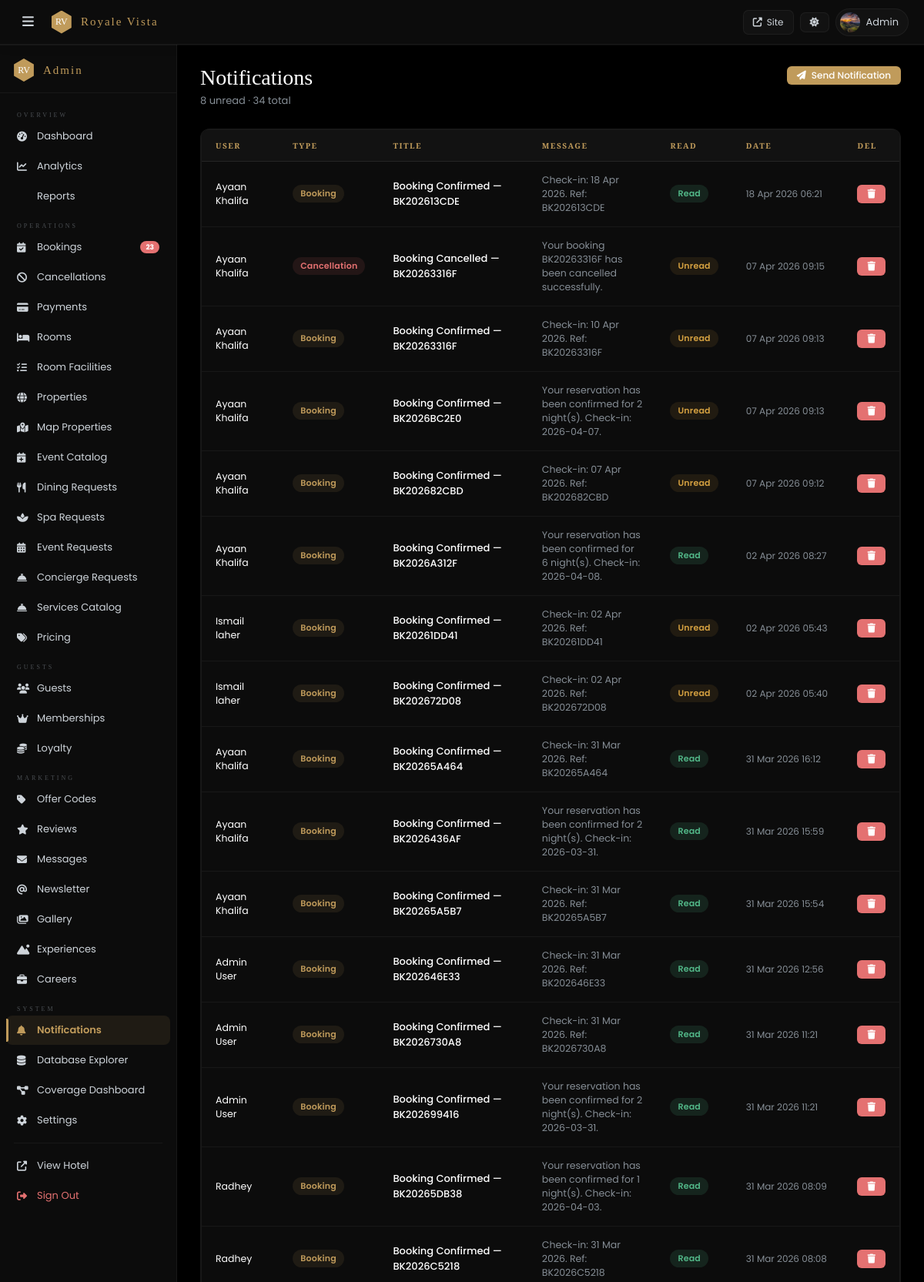
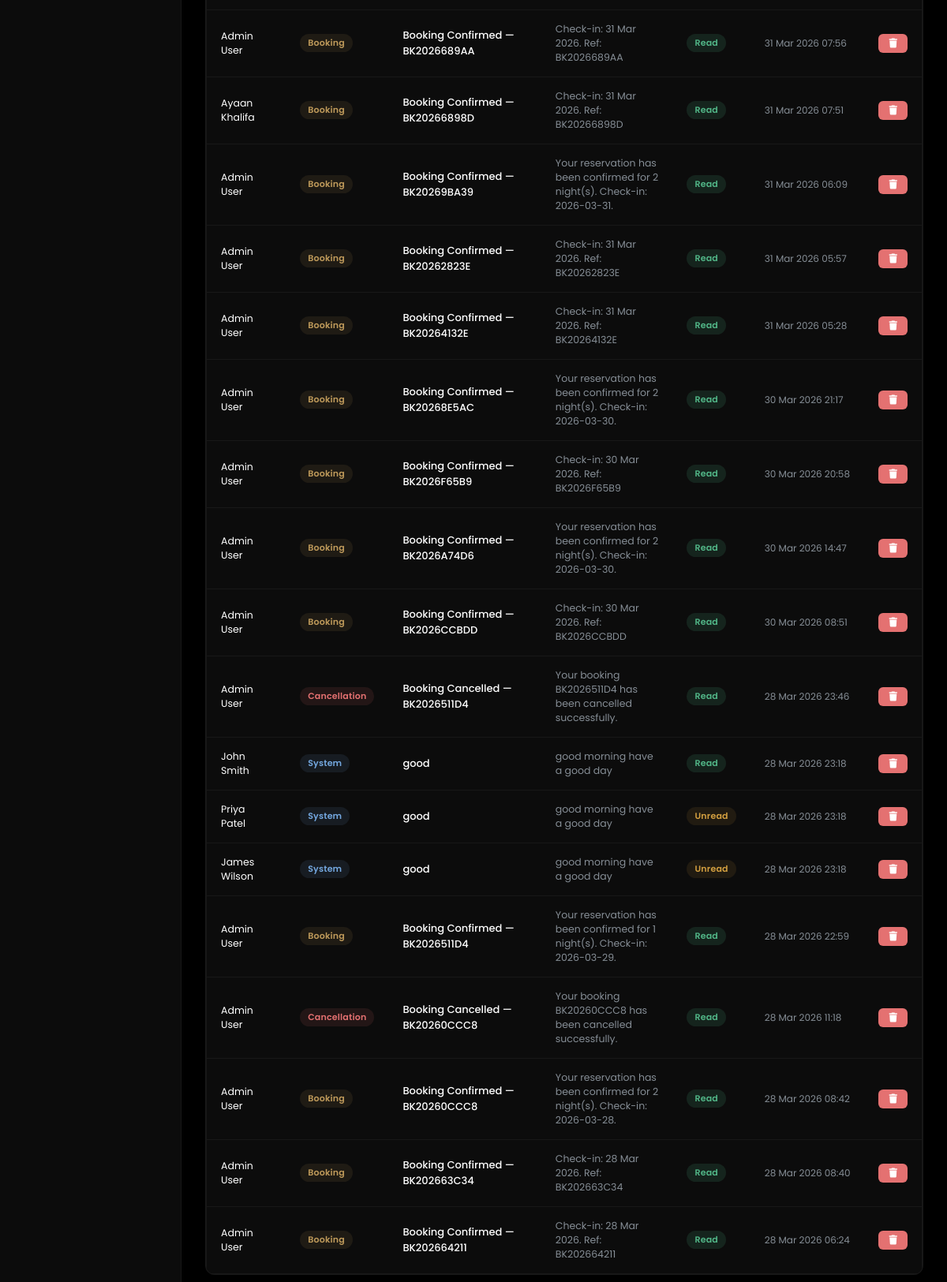
The page /admin/notifications.php (signed in) on the database its author committed (2 pictures, top to bottom).
### tables this page shows
CREATE TABLE IF NOT EXISTS `notifications` (
  `id` int NOT NULL AUTO_INCREMENT,
  `user_id` int DEFAULT NULL,
  `type` enum('booking','cancellation','payment','review','system','offer','loyalty') DEFAULT 'system',
  `title` varchar(200) NOT NULL,
  `message` text NOT NULL,
  `is_read` tinyint(1) DEFAULT '0',
  `link` varchar(400) DEFAULT NULL,
  `created_at` timestamp NULL DEFAULT CURRENT_TIMESTAMP,
  PRIMARY KEY (`id`),
  KEY `user_id` (`user_id`)
);

CREATE TABLE IF NOT EXISTS `users` (
  `id` int NOT NULL AUTO_INCREMENT,
  `name` varchar(200) NOT NULL,
  `email` varchar(191) NOT NULL,
  `google_id` varchar(255) DEFAULT NULL,
  `password` varchar(255) NOT NULL,
  `phone` varchar(30) DEFAULT NULL,
  `address` text,
  `profile_img` varchar(500) DEFAULT NULL,
  `id_type` varchar(50) DEFAULT 'passport',
  `id_number` varchar(100) DEFAULT NULL,
  `dob` date DEFAULT NULL,
  `country` varchar(100) DEFAULT NULL,
  `gender` varchar(20) DEFAULT NULL,
  `language` varchar(10) DEFAULT 'en',
  `currency` varchar(10) DEFAULT 'USD',
  `role` varchar(20) DEFAULT 'user',
  `is_admin` tinyint(1) DEFAULT '0',
  `created_at` timestamp NULL DEFAULT CURRENT_TIMESTAMP,
  `updated_at` timestamp NULL DEFAULT CURRENT_TIMESTAMP ON UPDATE CURRENT_TIMESTAMP,
  `reset_otp` varchar(10) DEFAULT NULL,
  `reset_otp_expiry` datetime DEFAULT NULL,
  PRIMARY KEY (`id`),
  UNIQUE KEY `email` (`email`),
  UNIQUE KEY `google_id` (`google_id`)
);

### admin/notifications.php (the view, shortened to what this page needs)
<?php
require_once dirname(__DIR__).'/includes/config.php';
require_once dirname(__DIR__).'/includes/db.php';
require_once __DIR__.'/_helper.php';
$ns=$pdo->query("SELECT n.*,u.name uname FROM notifications n LEFT JOIN users u ON u.id=n.user_id ORDER BY n.created_at DESC LIMIT 200")->fetchAll();
$tN=(int)$pdo->query("SELECT COUNT(*) FROM notifications")->fetchColumn();
$tU=(int)$pdo->query("SELECT COUNT(*) FROM notifications WHERE is_read=0")->fetchColumn();
ob_start();?>
<div class="adm-ph"><div><h1>Notifications</h1><p class="sub"><?=$tU?> unread · <?=$tN?> total</p></div>
  <button class="btn btn-gold btn-sm" onclick="openModal(document.getElementById('notif-tpl').innerHTML)"><i class="fas fa-paper-plane"></i> Send Notification</button></div>
<div class="ac"><div class="tw"><table>
  <thead><tr><th>User</th><th>Type</th><th>Title</th><th>Message</th><th>Read</th><th>Date</th><th>Del</th></tr></thead>
  <tbody>
    <?php $tc=['booking'=>'bgold','cancellation'=>'br','system'=>'bb','review'=>'ba','payment'=>'bg','loyalty'=>'bgold','offer'=>'ba'];
    foreach($ns as $n):?>
    <tr>
      <td style="font-size:12.5px"><?=htmlspecialchars($n['uname']??'All')?></td>
      <td><span class="badge <?=$tc[$n['type']]??'bb'?>"><?=ucfirst($n['type'])?></span></td>
      <td style="font-weight:500;font-size:13px"><?=htmlspecialchars($n['title'])?></td>
      <td style="font-size:12.5px;color:var(--mu);max-width:220px"><?=htmlspecialchars(mb_strimwidth($n['message'],0,80,'…'))?></td>
      <td><span class="badge <?=$n['is_read']?'bg':'ba'?>"><?=$n['is_read']?'Read':'Unread'?></span></td>
      <td style="font-size:12px;color:var(--mu);white-space:nowrap"><?=date('d M Y H:i',strtotime($n['created_at']))?></td>
      <td><a href="?del=<?=$n['id']?>" class="btn btn-danger btn-sm" onclick="return confirm('Delete?')"><i class="fas fa-trash"></i></a></td>
    </tr>
    <?php endforeach;?>
  </tbody>
</table></div></div>

### admin/css/admin.css (style rules this page uses)
:root { --serif: 'Playfair Display', Georgia, serif; --cinzel: 'Cinzel', serif; --sans: 'Poppins', -apple-system, sans-serif; --gold: #c09b5b; --gold2: #a07a3a; --golddim: rgba(192,155,91,.1); --r: 6px; --rlg: 12px; --ease: cubic-bezier(.4,0,.2,1); --t: .2s; --radius: 6px; --radius-lg: 12px; --gold-dim: rgba(192,155,91,.1); --gold-dk: #a07a3a; }
[data-theme="dark"] { --bg:#000000; --card:#0c0c0c; --card2:#121212; --inp:rgba(255,255,255,0.04); --tx:#ffffff; --tx2:#ced4da; --mu:#868e96; --br:rgba(255,255,255,0.1); --br2:rgba(255,255,255,0.05); --sh:0 12px 48px rgba(0,0,0,0.8); --sh2:0 4px 16px rgba(0,0,0,0.5); --gr:#52b788; --grbg:rgba(82,183,136,0.14); --rd:#e47171; --rdbg:rgba(228,113,113,0.1); --bl:#74a8e0; --blbg:rgba(116,168,224,0.1); --am:#d4a040; --ambg:rgba(212,160,64,0.1); --text:#f2ece2; --text2:#d0c6ba; --muted:#8c8278; --border:rgba(192,155,91,.25); --bdr2:rgba(192,155,91,.12); --green:#52b788; --green-bg:rgba(82,183,136,.14); --red:#e07070; --red-bg:rgba(224,112,112,.1); --blue:#74a8e0; --blue-bg:rgba(116,168,224,.1); --amber:#d4a040; --amber-bg:rgba(212,160,64,.1); }
*,*::before,*::after { box-sizing:border-box;margin:0;padding:0 }
html { scroll-behavior:smooth }
body { font-family:var(--sans);font-size:14px;background:var(--bg);color:var(--tx);-webkit-font-smoothing:antialiased }
a { color:var(--gold);text-decoration:none }
.adm-ph { display:flex;align-items:flex-start;justify-content:space-between;margin-bottom:26px;flex-wrap:wrap;gap:12px }
.adm-ph h1 { font-family:var(--serif);font-size:28px;font-weight:400;line-height:1.1 }
.adm-ph .sub { font-size:13px;color:var(--mu);margin-top:4px }
.ac { background:var(--card);border:1px solid var(--br2);border-radius:var(--rlg);overflow:hidden }
.tw { overflow-x:auto; border-radius:var(--r); border:1px solid var(--br2); }
table { width:100%;border-collapse:collapse }
thead th { padding:13px 18px;text-align:left;font-family:var(--cinzel);font-size:10px;letter-spacing:1.5px;text-transform:uppercase;color:var(--gold);background:var(--card2);border-bottom:1px solid var(--br);font-weight:600;white-space:nowrap }
tbody td { padding:15px 18px;font-size:13.5px;border-bottom:1px solid var(--br2);color:var(--tx);vertical-align:middle;transition:background var(--t) }
tbody tr:last-child td { border-bottom:none }
.btn { display:inline-flex;align-items:center;justify-content:center;gap:7px;padding:10px 22px;border-radius:var(--r);font-family:var(--sans);font-size:13px;font-weight:500;cursor:pointer;border:none;transition:all var(--t);text-decoration:none;white-space:nowrap;line-height:1 }
.btn-gold { background:var(--gold);color:#fff }
.btn-danger { background:var(--rd);color:#fff }
.btn-sm { padding:6px 13px;font-size:12px }
.badge { display:inline-block;padding:3px 10px;border-radius:20px;font-size:11px;font-weight:600;letter-spacing:.2px }
.bg,.badge-green { background:var(--grbg);color:var(--gr) }
.br,.badge-red { background:var(--rdbg);color:var(--rd) }
.bb,.badge-blue { background:var(--blbg);color:var(--bl) }
.ba,.badge-amber { background:var(--ambg);color:var(--am) }
.bgold,.badge-gold { background:var(--golddim);color:var(--gold) }
body { padding-top: 0 !important; }

### rows shown on the page
notifications: user.name "Ayaan Khalifa", type "Booking", title "Booking Confirmed — BK202613CDE", message "Check-in: 18 Apr 2026. Ref: BK202613CDE", is_read "Read", created_at "18 Apr 2026 06:21"
notifications: user.name "Ayaan Khalifa", type "Cancellation", title "Booking Cancelled — BK20263316F", message "Your booking BK20263316F has been cancelled successfully.", is_read "Unread", created_at "07 Apr 2026 09:15"
notifications: user.name "Ayaan Khalifa", type "Booking", title "Booking Confirmed — BK20263316F", message "Check-in: 10 Apr 2026. Ref: BK20263316F", is_read "Unread", created_at "07 Apr 2026 09:13"
notifications: user.name "Ayaan Khalifa", type "Booking", title "Booking Confirmed — BK2026BC2E0", message "Your reservation has been confirmed for 2 night(s). Check-in: 2026-04-07.", is_read "Unread", created_at "07 Apr 2026 09:13"
notifications: user.name "Ayaan Khalifa", type "Booking", title "Booking Confirmed — BK202682CBD", message "Check-in: 07 Apr 2026. Ref: BK202682CBD", is_read "Unread", created_at "07 Apr 2026 09:12"
notifications: user.name "Ayaan Khalifa", type "Booking", title "Booking Confirmed — BK2026A312F", message "Your reservation has been confirmed for 6 night(s). Check-in: 2026-04-08.", is_read "Read", created_at "02 Apr 2026 08:27"
notifications: user.name "Ismail laher", type "Booking", title "Booking Confirmed — BK20261DD41", message "Check-in: 02 Apr 2026. Ref: BK20261DD41", is_read "Unread", created_at "02 Apr 2026 05:43"
notifications: user.name "Ismail laher", type "Booking", title "Booking Confirmed — BK202672D08", message "Check-in: 02 Apr 2026. Ref: BK202672D08", is_read "Unread", created_at "02 Apr 2026 05:40"
notifications: user.name "Ayaan Khalifa", type "Booking", title "Booking Confirmed — BK20265A464", message "Check-in: 31 Mar 2026. Ref: BK20265A464", is_read "Read", created_at "31 Mar 2026 16:12"
notifications: user.name "Ayaan Khalifa", type "Booking", title "Booking Confirmed — BK2026436AF", message "Your reservation has been confirmed for 2 night(s). Check-in: 2026-03-31.", is_read "Read", created_at "31 Mar 2026 15:59"
notifications: user.name "Ayaan Khalifa", type "Booking", title "Booking Confirmed — BK20265A5B7", message "Check-in: 31 Mar 2026. Ref: BK20265A5B7", is_read "Read", created_at "31 Mar 2026 15:54"
notifications: user.name "Admin User", type "Booking", title "Booking Confirmed — BK202646E33", message "Check-in: 31 Mar 2026. Ref: BK202646E33", is_read "Read", created_at "31 Mar 2026 12:56"
notifications: user.name "Admin User", type "Booking", title "Booking Confirmed — BK2026730A8", message "Check-in: 31 Mar 2026. Ref: BK2026730A8", is_read "Read", created_at "31 Mar 2026 11:21"
notifications: user.name "Admin User", type "Booking", title "Booking Confirmed — BK202699416", message "Your reservation has been confirmed for 2 night(s). Check-in: 2026-03-31.", is_read "Read", created_at "31 Mar 2026 11:21"
notifications: user.name "Radhey", type "Booking", title "Booking Confirmed — BK20265DB38", message "Your reservation has been confirmed for 1 night(s). Check-in: 2026-04-03.", is_read "Read", created_at "31 Mar 2026 08:09"
notifications: user.name "Radhey", type "Booking", title "Booking Confirmed — BK2026C5218", message "Check-in: 31 Mar 2026. Ref: BK2026C5218", is_read "Read", created_at "31 Mar 2026 08:08"
notifications: user.name "Admin User", type "Booking", title "Booking Confirmed — BK2026689AA", message "Check-in: 31 Mar 2026. Ref: BK2026689AA", is_read "Read", created_at "31 Mar 2026 07:56"
notifications: user.name "Ayaan Khalifa", type "Booking", title "Booking Confirmed — BK20266898D", message "Check-in: 31 Mar 2026. Ref: BK20266898D", is_read "Read", created_at "31 Mar 2026 07:51"
notifications: user.name "Admin User", type "Booking", title "Booking Confirmed — BK20269BA39", message "Your reservation has been confirmed for 2 night(s). Check-in: 2026-03-31.", is_read "Read", created_at "31 Mar 2026 06:09"
notifications: user.name "Admin User", type "Booking", title "Booking Confirmed — BK20262823E", message "Check-in: 31 Mar 2026. Ref: BK20262823E", is_read "Read", created_at "31 Mar 2026 05:57"
notifications: user.name "Admin User", type "Booking", title "Booking Confirmed — BK20264132E", message "Check-in: 31 Mar 2026. Ref: BK20264132E", is_read "Read", created_at "31 Mar 2026 05:28"
notifications: user.name "Admin User", type "Booking", title "Booking Confirmed — BK20268E5AC", message "Your reservation has been confirmed for 2 night(s). Check-in: 2026-03-30.", is_read "Read", created_at "30 Mar 2026 21:17"
notifications: user.name "Admin User", type "Booking", title "Booking Confirmed — BK2026F65B9", message "Check-in: 30 Mar 2026. Ref: BK2026F65B9", is_read "Read", created_at "30 Mar 2026 20:58"
notifications: user.name "Admin User", type "Booking", title "Booking Confirmed — BK2026A74D6", message "Your reservation has been confirmed for 2 night(s). Check-in: 2026-03-30.", is_read "Read", created_at "30 Mar 2026 14:47"
notifications: user.name "Admin User", type "Booking", title "Booking Confirmed — BK2026CCBDD", message "Check-in: 30 Mar 2026. Ref: BK2026CCBDD", is_read "Read", created_at "30 Mar 2026 08:51"
notifications: user.name "Admin User", type "Cancellation", title "Booking Cancelled — BK2026511D4", message "Your booking BK2026511D4 has been cancelled successfully.", is_read "Read", created_at "28 Mar 2026 23:46"
notifications: user.name "John Smith", type "System", title "good", message "good morning have a good day", is_read "Read", created_at "28 Mar 2026 23:18"
notifications: user.name "Priya Patel", type "System", title "good", message "good morning have a good day", is_read "Unread", created_at "28 Mar 2026 23:18"
notifications: user.name "James Wilson", type "System", title "good", message "good morning have a good day", is_read "Unread", created_at "28 Mar 2026 23:18"
notifications: user.name "Admin User", type "Booking", title "Booking Confirmed — BK2026511D4", message "Your reservation has been confirmed for 1 night(s). Check-in: 2026-03-29.", is_read "Read", created_at "28 Mar 2026 22:59"
notifications: user.name "Admin User", type "Cancellation", title "Booking Cancelled — BK20260CCC8", message "Your booking BK20260CCC8 has been cancelled successfully.", is_read "Read", created_at "28 Mar 2026 11:18"
notifications: user.name "Admin User", type "Booking", title "Booking Confirmed — BK20260CCC8", message "Your reservation has been confirmed for 2 night(s). Check-in: 2026-03-28.", is_read "Read", created_at "28 Mar 2026 08:42"
notifications: user.name "Admin User", type "Booking", title "Booking Confirmed — BK202663C34", message "Check-in: 28 Mar 2026. Ref: BK202663C34", is_read "Read", created_at "28 Mar 2026 08:40"
notifications: user.name "Admin User", type "Booking", title "Booking Confirmed — BK202664211", message "Check-in: 28 Mar 2026. Ref: BK202664211", is_read "Read", created_at "28 Mar 2026 06:24"

### other values the page prints
$user "Admin"
$pending "23"
$tU "8"
$tN "34"
